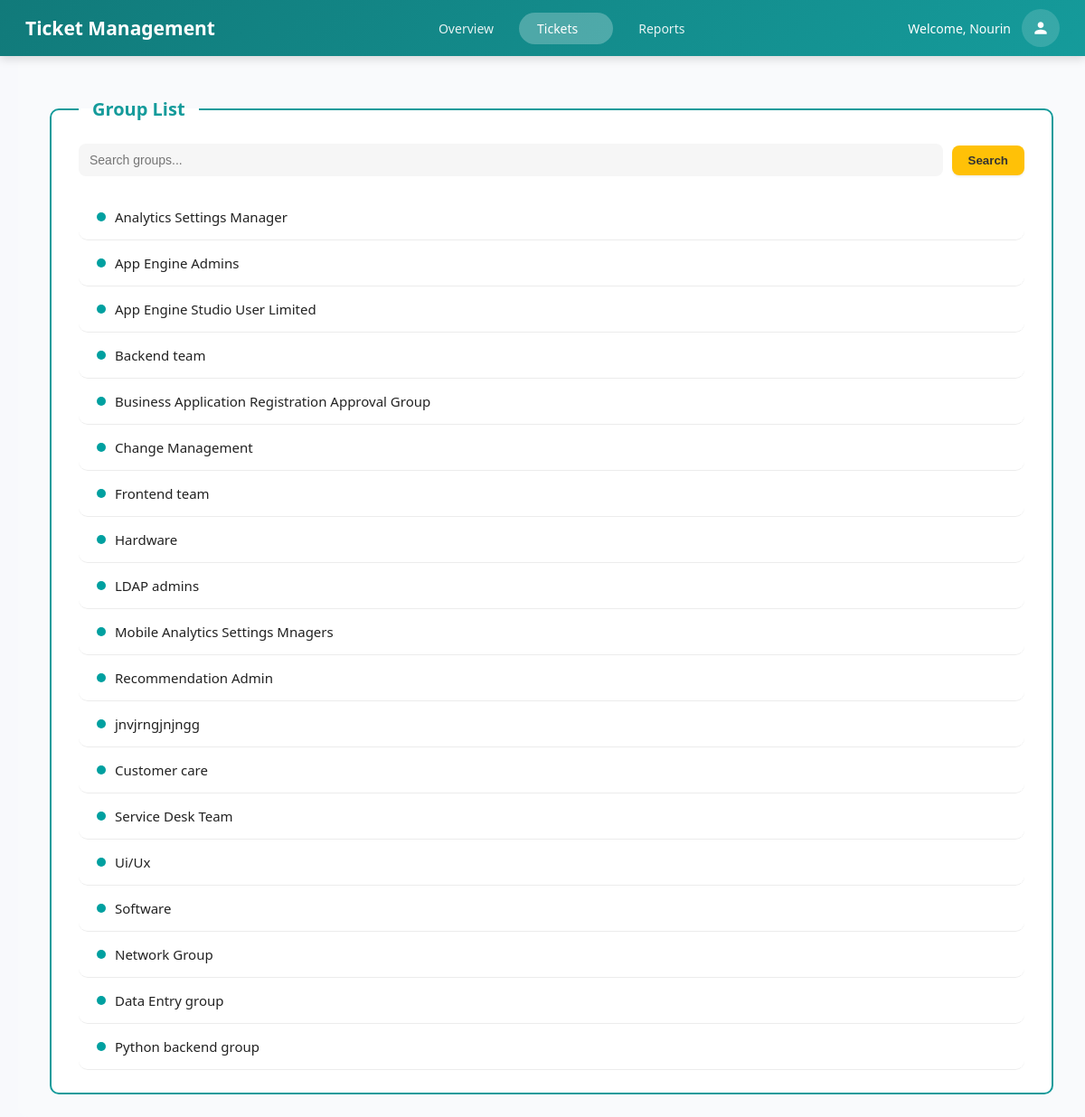
The page /assigned (signed in) on the database its author committed.
### servicedeskapp/models.py (models this page shows, shortened)
class Assignment_Group(models.Model):
    name=models.CharField(max_length=100,null=True,blank=True)
    group_email=models.EmailField(max_length=100,null=True,blank=True)
    manager=models.CharField(max_length=100,null=True,blank=True)
    parent=models.CharField(max_length=100,null=True,blank=True)
    description=models.TextField(null=True,blank=True)

### servicedeskapp/views.py (the view)
# urls.py: path('assigned',views.assigned_group,name='assigned'),
def assigned_group(request):
    add=Assignment_Group.objects.all()
    source_page = request.GET.get('source_page')
    ticket_id = request.GET.get('ticket_id')
    context={
        'add':add,
        'source_page':source_page,
        'ticket_id':ticket_id,
    }
    return render(request,'tickets/assigned_group.html',context)

### servicedeskapp/templates/tickets/assigned_group.html (shortened to what this page needs)
{% load static %}
<!DOCTYPE html>
<html lang="en">
<head>
  <link rel="stylesheet" href="{% static 'assigned_group.css' %}">
</head>
<body>
<div class="main-layout">
  <div class="topbar">
    <div class="topbar-brand">Ticket Management</div>
    <nav class="topbar-nav">
        <a href="{% url 'overview' %}">Overview</a>
        <div class="topbar-dropdown-container">
        <a href="{% url 'dashboard' %}" class="active topbar-dropdown-toggle">
            Tickets <span class="dropdown-arrow">▼</span>
        </a>
    </div>
        <a href="{% url 'reports' %}">Reports</a>
    </nav>
     <div class="topbar-user">
        <span>Welcome, {{ request.session.name|default:request.session.username }}</span>
    <div class="profile-dropdown">
        <button class="profile-btn" title="User Menu">
            <svg class="profile-icon" viewBox="0 0 24 24" fill="currentColor">
                <path d="M12 12c2.21 0 4-1.79 4-4s-1.79-4-4-4-4 1.79-4 4 1.79 4 4 4zm0 2c-2.67 0-8 1.34-8 4v2h16v-2c0-2.66-5.33-4-8-4z"/>
            </svg>
        </button>
    </div>
</div>
</div>
     <div class="content-area">
         <fieldset class="group-list-fieldset">
            <legend>Group List</legend>
      <div class="search-bar">
        <input type="text" id="searchInput" placeholder="Search groups..." onkeyup="searchGroups()">
        <button>Search</button>
      </div>
      {% for group in add %}
      <div class="group-items">
          {% if source_page == 'update' and ticket_id %}
            <a href="{% url 'update' ticket_id %}?assignment_group={{ group.name }}" class="group-left">
          {% else %}
            <a href="{% url 'create' %}?assignment_group={{ group.name }}" class="group-left">
          {% endif %}
          <span class="dot"></span>
          <span class="group-name">{{ group.name }}</span>
        </a>
      </div>
      {% endfor %}
         </fieldset>
  </div>
</div>
</body>
</html>

### servicedeskapp/static/assigned_group.css (style rules this page uses)
:root { --primary: #159b9b; --primary-dark: #0d8383; --red: #e74c3c; --green: #16b28b; --light-bg: #f8f9fc; --border: #d2e8ed; }
* { margin:0; padding:0; box-sizing:border-box; }
body { font-family: 'Segoe UI', Tahoma, Geneva, Verdana, sans-serif; background: var(--light-bg); color: #333; font-size: 14px; margin: 0; }
.topbar { height: 62px; background: linear-gradient(135deg, #117a7a, #159b9b); color: white; display: flex; align-items: center; justify-content: space-between; padding: 0 28px; box-shadow: 0 3px 10px rgba(0,0,0,0.15); position: sticky; top: 0; z-index: 1000; }
.topbar-brand { font-size: 21px; font-weight: 700; }
.topbar-nav { display: flex; gap: 8px; flex: 1; justify-content: center; }
.topbar-nav a { color: rgba(255,255,255,0.9); text-decoration: none; padding: 8px 20px; border-radius: 20px; font-weight: 500; transition: all 0.2s; }
.topbar-nav a:hover, .topbar-nav a.active { background: rgba(255,255,255,0.25); color: white; }
.topbar-user { display: flex; align-items: center; gap: 12px; font-size: 14px; }
.content-area { flex: 1; background-color: #f9fafc; margin-left: 20px; border-radius: 12px; padding: 25px 35px; box-shadow: 0 4px 12px rgba(0, 0, 0, 0.05); overflow-y: auto; }
.search-bar { display: flex; align-items: center; gap: 10px; margin-bottom: 20px; }
.search-bar input { flex: 1; padding: 10px 12px; border: none; border-radius: 8px; background-color: #f6f6f6; font-size: 14px; outline: none; }
.search-bar button { background-color: #ffc107; border: none; color: #333; font-weight: 600; padding: 9px 18px; border-radius: 8px; cursor: pointer; transition: 0.2s; box-shadow: 0 2px 2px rgba(0, 0, 0, 0.05); }
.group-items { background: #ffffff; border-bottom: 1px solid #ececec; padding: 15px 20px; width: 100%; box-sizing: border-box; border-radius: 10px; transition: background-color 0.2s ease; display: flex; justify-content: space-between; align-items: center; }
.group-left { display: flex; align-items: center; gap: 10px; width: 100%; text-decoration: none; color: #222; flex-grow: 1; }
.dot { width: 10px; height: 10px; background-color: #00a0a0; border-radius: 50%; flex-shrink: 0; }
.group-name { font-size: 15px; font-weight: 500; transition: color 0.2s; }
.content-area { background-color: #f9fafc; box-shadow: none; }
.group-list-fieldset { border: 2px solid #159b9b; border-radius: 10px; padding: 25px 30px; margin-top: 20px; background-color: #ffffff; }
.group-list-fieldset legend { font-size: 20px; font-weight: 600; color: #159b9b; padding: 0 15px; }
.topbar-dropdown-container { position: relative; display: inline-block; flex-shrink: 0; }
.topbar-dropdown-toggle { display: flex; align-items: center; gap: 4px; height: 100%; }
.profile-dropdown { position: relative; display: inline-block; }
.profile-btn { background: rgba(255,255,255,0.15); border: none; border-radius: 50%; width: 42px; height: 42px; display: flex; align-items: center; justify-content: center; color: white; cursor: pointer; transition: all 0.2s; position: relative; }
.profile-icon { width: 20px; height: 20px; color: white; }

### rows shown on the page
Assignment_Group: name "Analytics Settings Manager"
Assignment_Group: name "App Engine Admins"
Assignment_Group: name "App Engine Studio User Limited"
Assignment_Group: name "Backend team"
Assignment_Group: name "Business Application Registration Approval Group"
Assignment_Group: name "Change Management"
Assignment_Group: name "Frontend team"
Assignment_Group: name "Hardware"
Assignment_Group: name "LDAP admins"
Assignment_Group: name "Mobile Analytics Settings Mnagers"
Assignment_Group: name "Recommendation Admin"
Assignment_Group: name "jnvjrngjnjngg"
Assignment_Group: name "Customer care"
Assignment_Group: name "Service Desk Team"
Assignment_Group: name "Ui/Ux"
Assignment_Group: name "Software"
Assignment_Group: name "Network Group"
Assignment_Group: name "Data Entry group"
Assignment_Group: name "Python backend group"

### other values the page prints
{{ request.session.name|default:request.session.username }} "Nourin"
